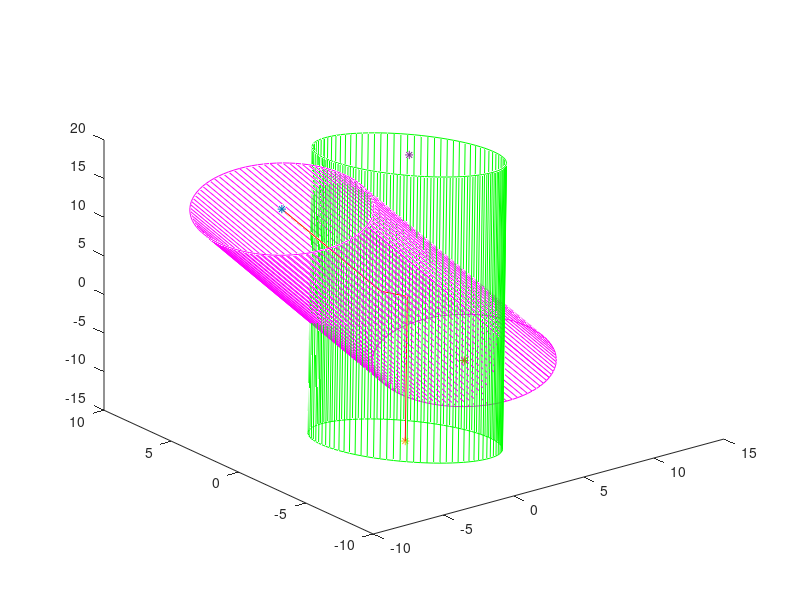

MATLAB code to generate this figure: (Note: this script raises an error after producing the figure.)
% Prienik dvoch lubovolnych rur
clear all; close all;
epsd=1.e-13;
%A1=input('Bod A1 na osi 1. rury: '); 
A1=[-5 2 15]; A1=A1(:) ;               % stlpcove vektory 1 2 3    1 0 0
%B1=input('Bod B1 na osi 1. rury: '); 
B1=[8 2 -11]; B1=B1(:) ;               % stlpcove vektory 2 2 1    0 2 0
% s1=input('Smerovy vektor s1 osi 1. rury: '); 
% s1=[1 0 -2];  
s1=B1-A1; % smerovy vektor 1. rury
s1=s1(:); s1=s1/norm(s1); % jednotkovy vektor
%A2=input('Bod A2 na osi 2. rury: '); 
A2=[-1 -3 -13 ]; A2=A2(:);   % 2 0 -1     0 0 5
%B2=input('Bod B2 na osi 2. rury: '); 
B2=[6 4 15]; B2=B2(:);   % 3 1 3    3 1 1      4 2 -3    4 2 5
s2=B2-A2; % smerovy vektor 2. rury
% s2=input('Smerovy vektor s2 osi 2. rury: ');
% s2=[1 1 2]; 
 s2=s2(:); s2=s2/norm(s2); % jednotkovy vektor
r1=input('Polomer 1. rury: ');
r2=input('Polomer 2. rury: ');

vymena=0;
if r2>r1, % vymena rur, na konci vymenime naspat
  disp('Pocas rotacii a vypoctov prieniku vymenime poradie rur.');
  vymena=1;
  A=A1; A1=A2; A2=A;
  B=B1; B1=B2; B2=B;
  s=s1; s1=s2; s2=s;
  r=r1; r1=r2; r2=r;	
end

n=90;
lambda=2; 

s12=s1'*s2;  % s12 je skalarny sucin vektorov s1 a s2
uhol=acos(abs(s12))*180/pi;
disp(['Uhol osi je priblizne ',num2str(uhol,4),' stupnov.'])

if (rank([s1 s2])==1), 
	disp('Osi su rovnobezne alebo splyvaju!');
	disp('Tento pripad je nezaujimavy, rezy su rovnobezne osiam')
	
	
else
	disp('Osi su mimobezne alebo roznobezne!');	
   a=[1 -s12; -s12 1]; % matica systemu na urcenie parametrov priecky predpokladanych mimo/roznobeziek
   b=[(A2-A1)'*s1; (A1-A2)'*s2];  % prava strana 
   tuv=inv(a)*b; % parametre krajnych bodov priecky
   P1=A1+tuv(1)*s1; % Krajny bod z priamky p1 - osi rury 1
   P2=A2+tuv(2)*s2; % Krajny bod z priamky p2 - osi rury 2
   d=norm(P2-P1);
   disp(['Vzdialenost osi je ',num2str(d),'.'])
%plot3([A1(1),P1(1)],[A1(2),P1(2)],[A1(3),P1(3)],'b'); % usecka na prvej priamke
   plot3([A1(1),P1(1)],[A1(2),P1(2)],[A1(3),P1(3)],'r'); % usecka na prvej priamke
%   plot3([A1(1),2*P1(1)-A1(1)],[A1(2),2*P1(2)-A1(2)],[A1(3),2*P1(3)-A1(3)],'r'); % usecka na prvej priamke
   hold on;
   plot3(A1(1),A1(2),A1(3),'*'); plot3(B1(1),B1(2),B1(3),'*'); plot3(A2(1),A2(2),A2(3),'*'); plot3(B2(1),B2(2),B2(3),'*');
   
%plot3([A2(1),P2(1)],[A2(2),P2(2)],[A2(3),P2(3)],'g'); % usecka na druhej priamke
   plot3([A2(1),P2(1)],[A2(2),P2(2)],[A2(3),P2(3)],'r'); % usecka na druhej priamke
%   plot3([A2(1),2*P2(1)-A2(1)],[A2(2),2*P2(2)-A2(2)],[A2(3),2*P2(3)-A2(3)],'r'); % usecka na druhej priamke
   plot3([P1(1),P2(1)],[P1(2),P2(2)],[P1(3),P2(3)],'r'); % priecka
   if d>epsd,
     disp('Osi su mimobezne!')	
      d1=P2-P1;  d1=d1/norm(d1); % jednotkovy vektor priecky od osi rury 1
      d2=-d1; % jednotkovy vektor priecky od osi rury 2
  else   
     disp('Osi su prakticky roznobezne!')	
     d1=cross(s1,s2);
     d2=-d1;
  end;   
      w1=cross(d1,s1);  % druhy jednotkovy vektor kolmy na os rury 1      
      w2=cross(d2,s2);  % druhy jednotkovy vektor kolmy na os rury 2      
      phi=0:(2*pi)/n:(2*pi); % chystame sa kreslit kruznicu
      bk11=A1*ones(size(phi))+r1*(d1*cos(phi)+w1*sin(phi)); % kruznica okolo bodu A1 s polomerom r1
%      bk12=bk11+lambda*(P1-A1)*ones(size(phi)); % kruznica oproti
      bk12=bk11+(B1-A1)*ones(size(phi)); % kruznica oproti
      bk21=A2*ones(size(phi))+r2*(d2*cos(phi)+w2*sin(phi)); % kruznica okolo bodu A2 s polomerom r2
 %    bk22=bk21+lambda*(P2-A2)*ones(size(phi)); % kruznica oproti
      bk22=bk21+(B2-A2)*ones(size(phi)); % kruznica oproti
      plot3(bk11(1,:),bk11(2,:),bk11(3,:),'m'); % hranicna kruznica okolo bodu A1
      plot3(bk12(1,:),bk12(2,:),bk12(3,:),'m');% hranicna kruznica okolo bodu oproti bodu A1
      plot3(bk21(1,:),bk21(2,:),bk21(3,:),'g'); % hranicna kruznica okolo bodu A2
      plot3(bk22(1,:),bk22(2,:),bk22(3,:),'g');% hranicna kruznica okolo bodu oproti bodu A2
      for k=1:n+1,
      	plot3([bk11(1,k),bk12(1,k)],[bk11(2,k),bk12(2,k)],[bk11(3,k),bk12(3,k)],'m'); % plast prvej rury
      	plot3([bk21(1,k),bk22(1,k)],[bk21(2,k),bk22(2,k)],[bk21(3,k),bk22(3,k)],'g'); % plast druhej rury
      end
      
%Q=rotationMatrixZ(s1);   % 
%s1r=Q*s1, s2r=Q*s2, d1r=Q*d1,
%Qz=[d1r(1) d1r(2) 0; -d1r(2) d1r(1) 0;0 0 1];   % rotacia okolo osi z    [x y;-y x]*[d1 d2]'=[1 0]'   d1*d1-(-d2)*d2=1   -d2*d1+d1*d2=0
%s1rr=Qz*s1r, s2rr=Qz*s2r, d1rr=Qz*d1r,
%Qr=Qz*Q; % vysledna matica rotacii

disp('Matica rotacii:')
Qr=rotationMatrix(s1,d1)
disp(' ')
A1r=Qr*(A1-P1);
B1r=Qr*(B1-P1);
disp(A1r)
disp(B1r)
disp(' ')
A2r=Qr*(A2-P1);
B2r=Qr*(B2-P1);
disp(A2r)
disp(B2r)

%[s1 s2 d1]
%S=Qr*[s1 s2 d1]
%Qr'*S

%Q*v/norm(v)

disp(['Po rotacii pomocou Qr sa krajny bod priecky z osi 1 posuva do bodu (0,0,0) =rotacia okolo P1  a  krajny bod z osi 2 do bodu (',num2str(d,4),',0,0).'])

   if (d>(r1+r2)),
      disp('Rury sa nepretinaju!');
   elseif (d==(r1+r2)),
       xd=Qr'*[r1;0;0]+P1;
      disp(['Rury sa dotykaju v bode ',num2str(xd')]);
      plot3(xd(1),xd(2),xd(3),'*k');
   else
      disp('Rury sa pretinaju!');   	
      s2r=Qr*s2;
      otoc1=0;
      t1rmin=A1r(3);
      t1rmax=B1r(3);
      figure(2); 
      plot([t1rmin t1rmin],[-pi*r1 pi*r1],'b');
      hold on;
      plot([t1rmax t1rmax],[-pi*r1 pi*r1],'r');
      if (t1rmin>t1rmax),
      	otoc1=1;
      	tt=t1min;
      	t1rmin=t1rmax;
      	t1rmax=tt;
      end;	
      otoc2=0;
      t2rmin=A2r(2)/s2r(2);
      t2rmax=B2r(2)/s2r(2);
      figure(3); 
      plot([t2rmin t2rmin],[0 2*pi*r2],'b');
      hold on;
      plot([t2rmax t2rmax],[0 2*pi*r2],'r');
      if (t2rmin>t2rmax),
      	otoc2=1;
      	tt=t2rmin;
      	t2rmin=t2rmax;
      	t2rmax=tt;
      end;	

      s=[0;s2r(2);s2r(3)]; % vektor kolmy na os 2. rury
%      vo=[0;-s(3);s(2)];    % 2. vektor kolmy na os 2. rury   - nepotrebujeme ho :)
      if (d+r2<=r1)   % dve krivky - jedna "vpredu" jedna "vzadu"
         disp('Prienik pozostava z 2 kriviek.')
          np=length(phi); % uhol phi sa meni od 0 do 2*pi
          rura2a(:,2)=r2*phi;
          rura2b(:,2)=rura2a(:,2);
          for k=1:np, % pocitame budy prieniku na sietke uhlov
             xx=d+r2*cos(phi(k));
             y1=sqrt(r1^2-xx^2);   % predna krivka
             y2=-y1;                         % zadna krivka
             pom=r2*sin(phi(k));
             t1=(y1-s(3)*pom)/s(2);  % parameter vpredu
             t2=(y2-s(3)*pom)/s(2);	  % parameter vzadu
             z1=t1*s(3)-s(2)*pom;   % predne z
             z2=t2*s(3)-s(2)*pom;   % zadne z
             xp1(:,k)=[xx;y1;z1];    % matica bodov prednej krivky
             xp2(:,k)=[xx;y2;z2];    % matica bodov zadnej krivky
             rura1a(k,1)=z1;
             rura1a(k,2)=atan(y1/xx); 
             rura1b(k,1)=z2;
             rura1b(k,2)=atan(y2/xx);
             if (xx<0),
                 if (y1>0), 
             	rura1a(k,2)=rura1a(k,2)+pi; 
                 else
                 	rura1a(k,2)=rura1a(k,2)-pi;
                 end;	
                 if (y2>0),	 	
             	rura1b(k,2)=rura1b(k,2)+pi; 
                 else	
             	rura1b(k,2)=rura1b(k,2)-pi;
                 end;
             end;    
             rura2a(k,1)=t1;
             rura2b(k,1)=t2;             
          end
          xp1=Qr'*xp1; xp1=xp1+[P1(1)*ones(1,np);P1(2)*ones(1,np);P1(3)*ones(1,np)];
          xp2=Qr'*xp2; xp2=xp2+[P1(1)*ones(1,np);P1(2)*ones(1,np);P1(3)*ones(1,np)];
          figure(1);
          plot3(xp1(1,:),xp1(2,:),xp1(3,:),'k'); 	
          plot3(xp2(1,:),xp2(2,:),xp2(3,:),'r');
          figure(2);
          plot(rura1a(:,1),rura1a(:,2),'b'); 	
          plot(rura1b(:,1),rura1b(:,2),'r');
          tmin=min([min(rura1a(:,1)),min(rura1b(:,1))]);
          tmax=max([max(rura1a(:,1)),max(rura1b(:,1))]);
          if t1rmin<tmin, tmin=t1rmin; end;
          if t1rmax>tmax, tmax=t1rmax; end;
          plot([tmin tmax],[-pi*r1 -pi*r1],'k');
          plot([tmin tmax],[pi*r1 pi*r1],'k');
          axis('equal');
          axis([1.05*tmin-0.05*tmax 1.05*tmax-0.05*tmin -3.5*r1  3.5*r1]);
          title('Rozvinutie krivky na 1. ruru'); 	
          figure(3);
          plot(rura2a(:,1),rura2a(:,2),'b'); 	
          plot(rura2b(:,1),rura2b(:,2),'r');
          tmin=min([min(rura2a(:,1)),min(rura2b(:,1))]);
          tmax=max([max(rura2a(:,1)),max(rura2b(:,1))]);
          if t2rmin<tmin, tmin=t2rmin; end;
          if t2rmax>tmax, tmax=t2rmax; end;
          plot([tmin tmax],[0 0],'k');
          plot([tmin tmax],[2*pi*r2 2*pi*r2],'k');
          axis('equal');
          axis([1.05*tmin-0.05*tmax 1.05*tmax-0.05*tmin -0.314*r2  6.594*r2]);
          title('Rozvinutie krivky na 2. ruru'); 	
      else % jedina krivka
         disp('Prienik tvori 1 krivka.')
         phimax=acos((r1-d)/r2); %    phimax <= phi <= 2*pi-phimax 
         disp(['phimax=',num2str(180*phimax/pi)])
         phid=phimax:(2*(pi-phimax)/n):(2*pi-phimax);
         np=length(phid); % uhol phi sa meni od 0 do 2*pi
          rura2a(:,2)=r2*phid;
          rura2b(:,2)=rura2a(:,2);
         for k=1:np, % pocitame budy prieniku na sietke uhlov
             xx=d+r2*cos(phid(k));
             y1=sqrt(r1^2-xx^2);   % predna krivka
             y2=-y1;                         % zadna krivka
             pom=r2*sin(phid(k));
             t1=(y1-s(3)*pom)/s(2);  % parameter vpredu
             t2=(y2-s(3)*pom)/s(2);	  % parameter vzadu
             z1=t1*s(3)-s(2)*pom;   % predne z
             z2=t2*s(3)-s(2)*pom;   % zadne z
             xp1(:,k)=[xx;y1;z1];    % matica bodov prednej krivky
             xp2(:,k)=[xx;y2;z2];    % matica bodov zadnej krivky
             rura1a(k,1)=z1;
             rura1a(k,2)=atan(y1/xx); 
             rura1b(k,1)=z2;
             rura1b(k,2)=atan(y2/xx);
             if (xx<0),
                 if (y1>0), 
             	rura1a(k,2)=rura1a(k,2)+pi; 
                 else
                 	rura1a(k,2)=rura1a(k,2)-pi;
                 end;	
                 if (y2>0),	 	
             	rura1b(k,2)=rura1b(k,2)+pi; 
                 else	
             	rura1b(k,2)=rura1b(k,2)-pi;
                 end;
             end;    
             rura2a(k,1)=t1;
             rura2b(k,1)=t2;             
          end
          xp1=Qr'*xp1; xp1=xp1+[P1(1)*ones(1,np);P1(2)*ones(1,np);P1(3)*ones(1,np)];
          xp2=Qr'*xp2; xp2=xp2+[P1(1)*ones(1,np);P1(2)*ones(1,np);P1(3)*ones(1,np)];
          figure(1);
          plot3(xp1(1,:),xp1(2,:),xp1(3,:),'k'); 	
          plot3(xp2(1,:),xp2(2,:),xp2(3,:),'r'); 
          figure(2);
          plot(rura1a(:,1),rura1a(:,2),'b'); 	
          plot(rura1b(:,1),rura1b(:,2),'r');
          tmin=min([min(rura1a(:,1)),min(rura1b(:,1))]);
          tmax=max([max(rura1a(:,1)),max(rura1b(:,1))]);
          if t1rmin<tmin, tmin=t1rmin; end;
          if t1rmax>tmax, tmax=t1rmax; end;
          plot([tmin tmax],[-pi*r1 -pi*r1],'k');
          plot([tmin tmax],[pi*r1 pi*r1],'k');
          axis('equal');
          axis([1.05*tmin-0.05*tmax 1.05*tmax-0.05*tmin -3.5*r1  3.5*r1]);
          title('Rozvinutie krivky na 1. ruru'); 	
          figure(3);
          plot(rura2a(:,1),rura2a(:,2),'b'); 	
          plot(rura2b(:,1),rura2b(:,2),'r');
          tmin=min([min(rura2a(:,1)),min(rura2b(:,1))]);
          tmax=max([max(rura2a(:,1)),max(rura2b(:,1))]);
          if t2rmin<tmin, tmin=t2rmin; end;
          if t2rmax>tmax, tmax=t2rmax; end;
          plot([tmin tmax],[0 0],'k');
          plot([tmin tmax],[2*pi*r2 2*pi*r2],'k');
          axis('equal');
          axis([1.05*tmin-0.05*tmax 1.05*tmax-0.05*tmin -0.314*r2  6.594*r2]);  
          title('Rozvinutie krivky na 2. ruru'); 	
      end
      
      
   end;
end;

% rotacia 
%v=input('Zadaj vektor v: '); v=v(:);
